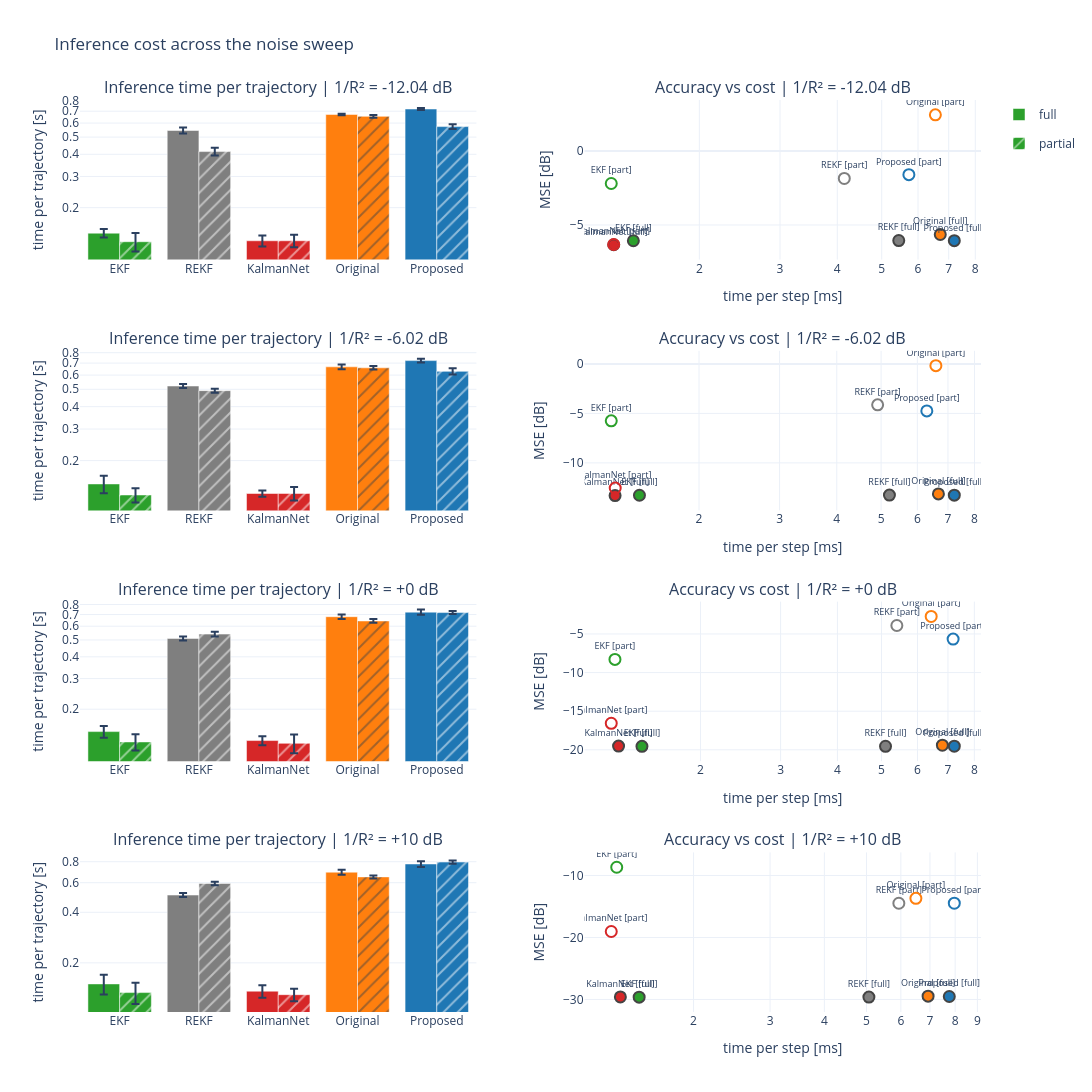

The notebook cell saved with this chart:
### Markdown cell above
## 11. Inference-Time Benchmark

MSE alone does not decide which estimator is deployable: the REKF family pays a **theta bisection at
every time step**, and the question is what that costs relative to KalmanNet, which has no bisection
at all. Measured at **every** noise level of the sweep, one row of panels per level: the recursion
cost itself depends on `T` and on the architecture rather than on the noise, so the rows also show
how stable that cost is — while the accuracy axis on the right does move with the noise.

### Code cell
random.seed(SEED)                      # the same sequences are timed for every method and level
time_idx = random.sample(range(N_T), min(N_TIME_SEQ, N_T))

timing_rows = []
for db in INV_R2_DB:
    ds = datasets[db]
    for scen in SCENARIOS:
        sysmdl = ds["sys"][scen]
        for method in METHODS:
            if method in LEARNED:
                pipeline, ckpt = make_pipeline(method, ds, scen, db)
                if pipeline is None:
                    print(f"{method:10s} [{scen}]: no checkpoint at {db:+g} dB -- skipped")
                    continue
            elif method == "REKF":
                rekf = build_rekf(sysmdl, ds["test_y"][0])
                rekf.c = torch.tensor(c_star[(scen, db)], device=DEVICE, dtype=torch.float32)

            times = []
            # EKFTest and Pipeline_EKF.NNTest also compute the std of the per-sequence MSE across
            # the batch; on a 1-sequence slice that is undefined -- and unused here, since only
            # comp_time is read -- so torch's degrees-of-freedom warning is silenced.
            with torch.no_grad(), warnings.catch_warnings():
                warnings.filterwarnings("ignore", message=r"std\(\): degrees of freedom")
                for k in tqdm(time_idx, desc=f"timing {method} [{scen} | {db:+g} dB]",
                              unit="traj", leave=False):
                    y, x = ds["test_y"][k:k + 1], ds["test_x"][k:k + 1]   # 1-sequence slice
                    if method == "EKF":
                        t0 = time.time()
                        with contextlib.redirect_stdout(io.StringIO()):   # see test_ekf
                            EKFTest(args, sysmdl, y, x)
                        times.append(time.time() - t0)
                    elif method == "REKF":
                        times.append(run_filter(rekf, y[0])[2])
                    else:
                        times.append(test_learned(pipeline, method, sysmdl, y, x, ckpt)[-1])

            times = np.asarray(times, dtype=np.float64)
            # Sec. 9 skipped exactly the combinations skipped above, so this lookup always hits.
            mse_db = results_df[(results_df["model"] == method) & (results_df["scenario"] == scen)
                                & (results_df["inv_r2_db"] == db)]["mse_db"].iloc[0]
            timing_rows.append({
                "model": method, "scenario": scen, "inv_r2_db": db,
                "time_per_traj_s": round(float(times.mean()), 4),
                "time_std_s": round(float(times.std(ddof=1)) if times.size > 1 else 0.0, 4),
                "time_per_step_ms": round(1e3 * float(times.mean()) / T, 3),
                "train_time_s": round(train_times.get((method, scen, db), float("nan")), 1),
                "mse_db": float(mse_db),
            })

timing_df = pd.DataFrame(timing_rows)
timing_df.to_csv(os.path.join(CKPT_DIR, "timing_focus.csv"), index=False)
print(timing_df.to_string(index=False))

if timing_df.empty:
    print("no timing measurements to draw")
else:
    # The same pair of panels repeated one row per noise level, stacked so the rows can be read
    # against each other. Only the levels that produced measurements get a row.
    timing_dbs = [db for db in INV_R2_DB if (timing_df["inv_r2_db"] == db).any()]
    fig = make_subplots(rows=len(timing_dbs), cols=2,
                        horizontal_spacing=0.12, vertical_spacing=0.10,
                        subplot_titles=[title for db in timing_dbs for title in
                                        (f"Inference time per trajectory | 1/R² = {db:+g} dB",
                                         f"Accuracy vs cost | 1/R² = {db:+g} dB")])

    for row, db in enumerate(timing_dbs, start=1):
        at_db = timing_df[timing_df["inv_r2_db"] == db]
        first = (row == 1)                    # the legend is drawn once for the whole figure

        # left: one bar group per method, one trace per scenario (hatched = partial information)
        for scen in SCENARIOS:
            d = at_db[at_db["scenario"] == scen]
            fig.add_trace(go.Bar(x=d["model"], y=d["time_per_traj_s"], name=scen,
                                 legendgroup=scen, showlegend=first,
                                 error_y=dict(type="data", array=d["time_std_s"], visible=True),
                                 marker=dict(color=[COLORS[m] for m in d["model"]],
                                             pattern_shape="" if scen == "full" else "/")),
                          row=row, col=1)

        # right: the same numbers as a trade-off -- MSE against the scale-free per-step cost. One
        # dot per (method, scenario), hollow for partial information; the text label carries the
        # identity and the hover names both coordinates as the averages they are.
        for rec in at_db.to_dict("records"):
            fig.add_trace(go.Scatter(
                x=[rec["time_per_step_ms"]], y=[rec["mse_db"]], mode="markers+text",
                text=[f"{rec['model']} [{rec['scenario'][:4]}]"], textposition="top center",
                textfont=dict(size=9), showlegend=False,
                marker=dict(symbol="circle" if rec["scenario"] == "full" else "circle-open",
                            size=11, color=COLORS[rec["model"]], line=dict(width=2)),
                hovertemplate=(f"<b>{rec['model']} [{rec['scenario']}]</b><br>"
                               f"mean time = %{{x:.3f}} ms/step ({len(time_idx)} sequences)<br>"
                               f"MSE = %{{y:.2f}} dB (mean over the test set)<extra></extra>")),
                row=row, col=2)

        fig.update_yaxes(title_text="time per trajectory [s]", type="log", row=row, col=1)
        fig.update_xaxes(title_text="time per step [ms]", type="log", row=row, col=2)
        fig.update_yaxes(title_text="MSE [dB]", row=row, col=2)

    fig.update_layout(title="Inference cost across the noise sweep", barmode="group",
                      height=430 * len(timing_dbs), width=1200, template="plotly_white")
    fig.show()

### Figure 1 — Plotly figure (JSON) as saved in the notebook; plotly's stock layout.template omitted (floating-point values rounded to 4 significant figures)
{"data": [{"error_y": {"array": [0.0079, 0.0213, 0.0094, 0.007, 0.0099], "type": "data", "visible": true}, "legendgroup": "full", "marker": {"color": ["#2ca02c", "#7f7f7f", "#d62728", "#ff7f0e", "#1f77b4"], "pattern": {"shape": ""}}, "name": "full", "showlegend": true, "type": "bar", "x": ["EKF", "REKF", "KalmanNet", "Original", "Proposed"], "xaxis": "x", "y": [0.1436, 0.5447, 0.1301, 0.671, 0.72], "yaxis": "y"}, {"error_y": {"array": [0.0155, 0.0205, 0.0106, 0.0115, 0.0171], "type": "data", "visible": true}, "legendgroup": "partial", "marker": {"color": ["#2ca02c", "#7f7f7f", "#d62728", "#ff7f0e", "#1f77b4"], "pattern": {"shape": "/"}}, "name": "partial", "showlegend": true, "type": "bar", "x": ["EKF", "REKF", "KalmanNet", "Original", "Proposed"], "xaxis": "x", "y": [0.1285, 0.4143, 0.1301, 0.6547, 0.5731], "yaxis": "y"}, {"hovertemplate": "<b>EKF [full]</b><br>mean time = %{x:.3f} ms/step (10 sequences)<br>MSE = %{y:.2f} dB (mean over the test set)<extra></extra>", "marker": {"color": "#2ca02c", "line": {"width": 2}, "size": 11, "symbol": "circle"}, "mode": "markers+text", "showlegend": false, "text": ["EKF [full]"], "textfont": {"size": 9}, "textposition": "top center", "type": "scatter", "x": [1.436], "xaxis": "x2", "y": [-6.065], "yaxis": "y2"}, {"hovertemplate": "<b>REKF [full]</b><br>mean time = %{x:.3f} ms/step (10 sequences)<br>MSE = %{y:.2f} dB (mean over the test set)<extra></extra>", "marker": {"color": "#7f7f7f", "line": {"width": 2}, "size": 11, "symbol": "circle"}, "mode": "markers+text", "showlegend": false, "text": ["REKF [full]"], "textfont": {"size": 9}, "textposition": "top center", "type": "scatter", "x": [5.447], "xaxis": "x2", "y": [-6.052], "yaxis": "y2"}, {"hovertemplate": "<b>KalmanNet [full]</b><br>mean time = %{x:.3f} ms/step (10 sequences)<br>MSE = %{y:.2f} dB (mean over the test set)<extra></extra>", "marker": {"color": "#d62728", "line": {"width": 2}, "size": 11, "symbol": "circle"}, "mode": "markers+text", "showlegend": false, "text": ["KalmanNet [full]"], "textfont": {"size": 9}, "textposition": "top center", "type": "scatter", "x": [1.301], "xaxis": "x2", "y": [-6.337], "yaxis": "y2"}, {"hovertemplate": "<b>Original [full]</b><br>mean time = %{x:.3f} ms/step (10 sequences)<br>MSE = %{y:.2f} dB (mean over the test set)<extra></extra>", "marker": {"color": "#ff7f0e", "line": {"width": 2}, "size": 11, "symbol": "circle"}, "mode": "markers+text", "showlegend": false, "text": ["Original [full]"], "textfont": {"size": 9}, "textposition": "top center", "type": "scatter", "x": [6.71], "xaxis": "x2", "y": [-5.645], "yaxis": "y2"}, {"hovertemplate": "<b>Proposed [full]</b><br>mean time = %{x:.3f} ms/step (10 sequences)<br>MSE = %{y:.2f} dB (mean over the test set)<extra></extra>", "marker": {"color": "#1f77b4", "line": {"width": 2}, "size": 11, "symbol": "circle"}, "mode": "markers+text", "showlegend": false, "text": ["Proposed [full]"], "textfont": {"size": 9}, "textposition": "top center", "type": "scatter", "x": [7.2], "xaxis": "x2", "y": [-6.061], "yaxis": "y2"}, {"hovertemplate": "<b>EKF [partial]</b><br>mean time = %{x:.3f} ms/step (10 sequences)<br>MSE = %{y:.2f} dB (mean over the test set)<extra></extra>", "marker": {"color": "#2ca02c", "line": {"width": 2}, "size": 11, "symbol": "circle-open"}, "mode": "markers+text", "showlegend": false, "text": ["EKF [part]"], "textfont": {"size": 9}, "textposition": "top center", "type": "scatter", "x": [1.285], "xaxis": "x2", "y": [-2.193], "yaxis": "y2"}, {"hovertemplate": "<b>REKF [partial]</b><br>mean time = %{x:.3f} ms/step (10 sequences)<br>MSE = %{y:.2f} dB (mean over the test set)<extra></extra>", "marker": {"color": "#7f7f7f", "line": {"width": 2}, "size": 11, "symbol": "circle-open"}, "mode": "markers+text", "showlegend": false, "text": ["REKF [part]"], "textfont": {"size": 9}, "textposition": "top center", "type": "scatter", "x": [4.143], "xaxis": "x2", "y": [-1.852], "yaxis": "y2"}, {"hovertemplate": "<b>KalmanNet [partial]</b><br>mean time = %{x:.3f} ms/step (10 sequences)<br>MSE = %{y:.2f} dB (mean over the test set)<extra></extra>", "marker": {"color": "#d62728", "line": {"width": 2}, "size": 11, "symbol": "circle-open"}, "mode": "markers+text", "showlegend": false, "text": ["KalmanNet [part]"], "textfont": {"size": 9}, "textposition": "top center", "type": "scatter", "x": [1.301], "xaxis": "x2", "y": [-6.319], "yaxis": "y2"}, {"hovertemplate": "<b>Original [partial]</b><br>mean time = %{x:.3f} ms/step (10 sequences)<br>MSE = %{y:.2f} dB (mean over the test set)<extra></extra>", "marker": {"color": "#ff7f0e", "line": {"width": 2}, "size": 11, "symbol": "circle-open"}, "mode": "markers+text", "showlegend": false, "text": ["Original [part]"], "textfont": {"size": 9}, "textposition": "top center", "type": "scatter", "x": [6.547], "xaxis": "x2", "y": [2.453], "yaxis": "y2"}, {"hovertemplate": "<b>Proposed [partial]</b><br>mean time = %{x:.3f} ms/step (10 sequences)<br>MSE = %{y:.2f} dB (mean over the test set)<extra></extra>", "marker": {"color": "#1f77b4", "line": {"width": 2}, "size": 11, "symbol": "circle-open"}, "mode": "markers+text", "showlegend": false, "text": ["Proposed [part]"], "textfont": {"size": 9}, "textposition": "top center", "type": "scatter", "x": [5.731], "xaxis": "x2", "y": [-1.593], "yaxis": "y2"}, {"error_y": {"array": [0.0166, 0.0137, 0.0053, 0.0203, 0.0172], "type": "data", "visible": true}, "legendgroup": "full", "marker": {"color": ["#2ca02c", "#7f7f7f", "#d62728", "#ff7f0e", "#1f77b4"], "pattern": {"shape": ""}}, "name": "full", "showlegend": false, "type": "bar", "x": ["EKF", "REKF", "KalmanNet", "Original", "Proposed"], "xaxis": "x3", "y": [0.1482, 0.5214, 0.1311, 0.6672, 0.7227], "yaxis": "y3"}, {"error_y": {"array": [0.0117, 0.0125, 0.0113, 0.0147, 0.0248], "type": "data", "visible": true}, "legendgroup": "partial", "marker": {"color": ["#2ca02c", "#7f7f7f", "#d62728", "#ff7f0e", "#1f77b4"], "pattern": {"shape": "/"}}, "name": "partial", "showlegend": false, "type": "bar", "x": ["EKF", "REKF", "KalmanNet", "Original", "Proposed"], "xaxis": "x3", "y": [0.1286, 0.4914, 0.1312, 0.6587, 0.6294], "yaxis": "y3"}, {"hovertemplate": "<b>EKF [full]</b><br>mean time = %{x:.3f} ms/step (10 sequences)<br>MSE = %{y:.2f} dB (mean over the test set)<extra></extra>", "marker": {"color": "#2ca02c", "line": {"width": 2}, "size": 11, "symbol": "circle"}, "mode": "markers+text", "showlegend": false, "text": ["EKF [full]"], "textfont": {"size": 9}, "textposition": "top center", "type": "scatter", "x": [1.482], "xaxis": "x4", "y": [-13.27], "yaxis": "y4"}, {"hovertemplate": "<b>REKF [full]</b><br>mean time = %{x:.3f} ms/step (10 sequences)<br>MSE = %{y:.2f} dB (mean over the test set)<extra></extra>", "marker": {"color": "#7f7f7f", "line": {"width": 2}, "size": 11, "symbol": "circle"}, "mode": "markers+text", "showlegend": false, "text": ["REKF [full]"], "textfont": {"size": 9}, "textposition": "top center", "type": "scatter", "x": [5.214], "xaxis": "x4", "y": [-13.26], "yaxis": "y4"}, {"hovertemplate": "<b>KalmanNet [full]</b><br>mean time = %{x:.3f} ms/step (10 sequences)<br>MSE = %{y:.2f} dB (mean over the test set)<extra></extra>", "marker": {"color": "#d62728", "line": {"width": 2}, "size": 11, "symbol": "circle"}, "mode": "markers+text", "showlegend": false, "text": ["KalmanNet [full]"], "textfont": {"size": 9}, "textposition": "top center", "type": "scatter", "x": [1.311], "xaxis": "x4", "y": [-13.3], "yaxis": "y4"}, {"hovertemplate": "<b>Original [full]</b><br>mean time = %{x:.3f} ms/step (10 sequences)<br>MSE = %{y:.2f} dB (mean over the test set)<extra></extra>", "marker": {"color": "#ff7f0e", "line": {"width": 2}, "size": 11, "symbol": "circle"}, "mode": "markers+text", "showlegend": false, "text": ["Original [full]"], "textfont": {"size": 9}, "textposition": "top center", "type": "scatter", "x": [6.672], "xaxis": "x4", "y": [-13.13], "yaxis": "y4"}, {"hovertemplate": "<b>Proposed [full]</b><br>mean time = %{x:.3f} ms/step (10 sequences)<br>MSE = %{y:.2f} dB (mean over the test set)<extra></extra>", "marker": {"color": "#1f77b4", "line": {"width": 2}, "size": 11, "symbol": "circle"}, "mode": "markers+text", "showlegend": false, "text": ["Proposed [full]"], "textfont": {"size": 9}, "textposition": "top center", "type": "scatter", "x": [7.227], "xaxis": "x4", "y": [-13.26], "yaxis": "y4"}, {"hovertemplate": "<b>EKF [partial]</b><br>mean time = %{x:.3f} ms/step (10 sequences)<br>MSE = %{y:.2f} dB (mean over the test set)<extra></extra>", "marker": {"color": "#2ca02c", "line": {"width": 2}, "size": 11, "symbol": "circle-open"}, "mode": "markers+text", "showlegend": false, "text": ["EKF [part]"], "textfont": {"size": 9}, "textposition": "top center", "type": "scatter", "x": [1.286], "xaxis": "x4", "y": [-5.749], "yaxis": "y4"}, {"hovertemplate": "<b>REKF [partial]</b><br>mean time = %{x:.3f} ms/step (10 sequences)<br>MSE = %{y:.2f} dB (mean over the test set)<extra></extra>", "marker": {"color": "#7f7f7f", "line": {"width": 2}, "size": 11, "symbol": "circle-open"}, "mode": "markers+text", "showlegend": false, "text": ["REKF [part]"], "textfont": {"size": 9}, "textposition": "top center", "type": "scatter", "x": [4.914], "xaxis": "x4", "y": [-4.133], "yaxis": "y4"}, {"hovertemplate": "<b>KalmanNet [partial]</b><br>mean time = %{x:.3f} ms/step (10 sequences)<br>MSE = %{y:.2f} dB (mean over the test set)<extra></extra>", "marker": {"color": "#d62728", "line": {"width": 2}, "size": 11, "symbol": "circle-open"}, "mode": "markers+text", "showlegend": false, "text": ["KalmanNet [part]"], "textfont": {"size": 9}, "textposition": "top center", "type": "scatter", "x": [1.312], "xaxis": "x4", "y": [-12.55], "yaxis": "y4"}, {"hovertemplate": "<b>Original [partial]</b><br>mean time = %{x:.3f} ms/step (10 sequences)<br>MSE = %{y:.2f} dB (mean over the test set)<extra></extra>", "marker": {"color": "#ff7f0e", "line": {"width": 2}, "size": 11, "symbol": "circle-open"}, "mode": "markers+text", "showlegend": false, "text": ["Original [part]"], "textfont": {"size": 9}, "textposition": "top center", "type": "scatter", "x": [6.587], "xaxis": "x4", "y": [-0.1755], "yaxis": "y4"}, {"hovertemplate": "<b>Proposed [partial]</b><br>mean time = %{x:.3f} ms/step (10 sequences)<br>MSE = %{y:.2f} dB (mean over the test set)<extra></extra>", "marker": {"color": "#1f77b4", "line": {"width": 2}, "size": 11, "symbol": "circle-open"}, "mode": "markers+text", "showlegend": false, "text": ["Proposed [part]"], "textfont": {"size": 9}, "textposition": "top center", "type": "scatter", "x": [6.294], "xaxis": "x4", "y": [-4.749], "yaxis": "y4"}, {"error_y": {"array": [0.0117, 0.0131, 0.0079, 0.0201, 0.0248], "type": "data", "visible": true}, "legendgroup": "full", "marker": {"color": ["#2ca02c", "#7f7f7f", "#d62728", "#ff7f0e", "#1f77b4"], "pattern": {"shape": ""}}, "name": "full", "showlegend": false, "type": "bar", "x": ["EKF", "REKF", "KalmanNet", "Original", "Proposed"], "xaxis": "x5", "y": [0.1487, 0.5103, 0.1321, 0.6805, 0.7228], "yaxis": "y5"}, {"error_y": {"array": [0.014, 0.0165, 0.0156, 0.016, 0.0145], "type": "data", "visible": true}, "legendgroup": "partial", "marker": {"color": ["#2ca02c", "#7f7f7f", "#d62728", "#ff7f0e", "#1f77b4"], "pattern": {"shape": "/"}}, "name": "partial", "showlegend": false, "type": "bar", "x": ["EKF", "REKF", "KalmanNet", "Original", "Proposed"], "xaxis": "x5", "y": [0.1297, 0.5404, 0.1273, 0.643, 0.7185], "yaxis": "y5"}, {"hovertemplate": "<b>EKF [full]</b><br>mean time = %{x:.3f} ms/step (10 sequences)<br>MSE = %{y:.2f} dB (mean over the test set)<extra></extra>", "marker": {"color": "#2ca02c", "line": {"width": 2}, "size": 11, "symbol": "circle"}, "mode": "markers+text", "showlegend": false, "text": ["EKF [full]"], "textfont": {"size": 9}, "textposition": "top center", "type": "scatter", "x": [1.487], "xaxis": "x6", "y": [-19.55], "yaxis": "y6"}, {"hovertemplate": "<b>REKF [full]</b><br>mean time = %{x:.3f} ms/step (10 sequences)<br>MSE = %{y:.2f} dB (mean over the test set)<extra></extra>", "marker": {"color": "#7f7f7f", "line": {"width": 2}, "size": 11, "symbol": "circle"}, "mode": "markers+text", "showlegend": false, "text": ["REKF [full]"], "textfont": {"size": 9}, "textposition": "top center", "type": "scatter", "x": [5.103], "xaxis": "x6", "y": [-19.54], "yaxis": "y6"}, {"hovertemplate": "<b>KalmanNet [full]</b><br>mean time = %{x:.3f} ms/step (10 sequences)<br>MSE = %{y:.2f} dB (mean over the test set)<extra></extra>", "marker": {"color": "#d62728", "line": {"width": 2}, "size": 11, "symbol": "circle"}, "mode": "markers+text", "showlegend": false, "text": ["KalmanNet [full]"], "textfont": {"size": 9}, "textposition": "top center", "type": "scatter", "x": [1.321], "xaxis": "x6", "y": [-19.52], "yaxis": "y6"}, {"hovertemplate": "<b>Original [full]</b><br>mean time = %{x:.3f} ms/step (10 sequences)<br>MSE = %{y:.2f} dB (mean over the test set)<extra></extra>", "marker": {"color": "#ff7f0e", "line": {"width": 2}, "size": 11, "symbol": "circle"}, "mode": "markers+text", "showlegend": false, "text": ["Original [full]"], "textfont": {"size": 9}, "textposition": "top center", "type": "scatter", "x": [6.805], "xaxis": "x6", "y": [-19.4], "yaxis": "y6"}, {"hovertemplate": "<b>Proposed [full]</b><br>mean time = %{x:.3f} ms/step (10 sequences)<br>MSE = %{y:.2f} dB (mean over the test set)<extra></extra>", "marker": {"color": "#1f77b4", "line": {"width": 2}, "size": 11, "symbol": "circle"}, "mode": "markers+text", "showlegend": false, "text": ["Proposed [full]"], "textfont": {"size": 9}, "textposition": "top center", "type": "scatter", "x": [7.228], "xaxis": "x6", "y": [-19.53], "yaxis": "y6"}, {"hovertemplate": "<b>EKF [partial]</b><br>mean time = %{x:.3f} ms/step (10 sequences)<br>MSE = %{y:.2f} dB (mean over the test set)<extra></extra>", "marker": {"color": "#2ca02c", "line": {"width": 2}, "size": 11, "symbol": "circle-open"}, "mode": "markers+text", "showlegend": false, "text": ["EKF [part]"], "textfont": {"size": 9}, "textposition": "top center", "type": "scatter", "x": [1.297], "xaxis": "x6", "y": [-8.291], "yaxis": "y6"}, {"hovertemplate": "<b>REKF [partial]</b><br>mean time = %{x:.3f} ms/step (10 sequences)<br>MSE = %{y:.2f} dB (mean over the test set)<extra></extra>", "marker": {"color": "#7f7f7f", "line": {"width": 2}, "size": 11, "symbol": "circle-open"}, "mode": "markers+text", "showlegend": false, "text": ["REKF [part]"], "textfont": {"size": 9}, "textposition": "top center", "type": "scatter", "x": [5.404], "xaxis": "x6", "y": [-3.905], "yaxis": "y6"}, {"hovertemplate": "<b>KalmanNet [partial]</b><br>mean time = %{x:.3f} ms/step (10 sequences)<br>MSE = %{y:.2f} dB (mean over the test set)<extra></extra>", "marker": {"color": "#d62728", "line": {"width": 2}, "size": 11, "symbol": "circle-open"}, "mode": "markers+text", "showlegend": false, "text": ["KalmanNet [part]"], "textfont": {"size": 9}, "textposition": "top center", "type": "scatter", "x": [1.273], "xaxis": "x6", "y": [-16.57], "yaxis": "y6"}, {"hovertemplate": "<b>Original [partial]</b><br>mean time = %{x:.3f} ms/step (10 sequences)<br>MSE = %{y:.2f} dB (mean over the test set)<extra></extra>", "marker": {"color": "#ff7f0e", "line": {"width": 2}, "size": 11, "symbol": "circle-open"}, "mode": "markers+text", "showlegend": false, "text": ["Original [part]"], "textfont": {"size": 9}, "textposition": "top center", "type": "scatter", "x": [6.43], "xaxis": "x6", "y": [-2.732], "yaxis": "y6"}, {"hovertemplate": "<b>Proposed [partial]</b><br>mean time = %{x:.3f} ms/step (10 sequences)<br>MSE = %{y:.2f} dB (mean over the test set)<extra></extra>", "marker": {"color": "#1f77b4", "line": {"width": 2}, "size": 11, "symbol": "circle-open"}, "mode": "markers+text", "showlegend": false, "text": ["Proposed [part]"], "textfont": {"size": 9}, "textposition": "top center", "type": "scatter", "x": [7.185], "xaxis": "x6", "y": [-5.659], "yaxis": "y6"}, {"error_y": {"array": [0.0201, 0.0137, 0.0115, 0.0236, 0.0304], "type": "data", "visible": true}, "legendgroup": "full", "marker": {"color": ["#2ca02c", "#7f7f7f", "#d62728", "#ff7f0e", "#1f77b4"], "pattern": {"shape": ""}}, "name": "full", "showlegend": false, "type": "bar", "x": ["EKF", "REKF", "KalmanNet", "Original", "Proposed"], "xaxis": "x7", "y": [0.1499, 0.5065, 0.1357, 0.6931, 0.7755], "yaxis": "y7"}, {"error_y": {"array": [0.0193, 0.0145, 0.011, 0.0136, 0.0183], "type": "data", "visible": true}, "legendgroup": "partial", "marker": {"color": ["#2ca02c", "#7f7f7f", "#d62728", "#ff7f0e", "#1f77b4"], "pattern": {"shape": "/"}}, "name": "partial", "showlegend": false, "type": "bar", "x": ["EKF", "REKF", "KalmanNet", "Original", "Proposed"], "xaxis": "x7", "y": [0.1331, 0.5936, 0.1293, 0.6497, 0.7964], "yaxis": "y7"}, {"hovertemplate": "<b>EKF [full]</b><br>mean time = %{x:.3f} ms/step (10 sequences)<br>MSE = %{y:.2f} dB (mean over the test set)<extra></extra>", "marker": {"color": "#2ca02c", "line": {"width": 2}, "size": 11, "symbol": "circle"}, "mode": "markers+text", "showlegend": false, "text": ["EKF [full]"], "textfont": {"size": 9}, "textposition": "top center", "type": "scatter", "x": [1.499], "xaxis": "x8", "y": [-29.63], "yaxis": "y8"}, {"hovertemplate": "<b>REKF [full]</b><br>mean time = %{x:.3f} ms/step (10 sequences)<br>MSE = %{y:.2f} dB (mean over the test set)<extra></extra>", "marker": {"color": "#7f7f7f", "line": {"width": 2}, "size": 11, "symbol": "circle"}, "mode": "markers+text", "showlegend": false, "text": ["REKF [full]"], "textfont": {"size": 9}, "textposition": "top center", "type": "scatter", "x": [5.065], "xaxis": "x8", "y": [-29.62], "yaxis": "y8"}, {"hovertemplate": "<b>KalmanNet [full]</b><br>mean time = %{x:.3f} ms/step (10 sequences)<br>MSE = %{y:.2f} dB (mean over the test set)<extra></extra>", "marker": {"color": "#d62728", "line": {"width": 2}, "size": 11, "symbol": "circle"}, "mode": "markers+text", "showlegend": false, "text": ["KalmanNet [full]"], "textfont": {"size": 9}, "textposition": "top center", "type": "scatter", "x": [1.357], "xaxis": "x8", "y": [-29.6], "yaxis": "y8"}, {"hovertemplate": "<b>Original [full]</b><br>mean time = %{x:.3f} ms/step (10 sequences)<br>MSE = %{y:.2f} dB (mean over the test set)<extra></extra>", "marker": {"color": "#ff7f0e", "line": {"width": 2}, "size": 11, "symbol": "circle"}, "mode": "markers+text", "showlegend": false, "text": ["Original [full]"], "textfont": {"size": 9}, "textposition": "top center", "type": "scatter", "x": [6.931], "xaxis": "x8", "y": [-29.47], "yaxis": "y8"}, {"hovertemplate": "<b>Proposed [full]</b><br>mean time = %{x:.3f} ms/step (10 sequences)<br>MSE = %{y:.2f} dB (mean over the test set)<extra></extra>", "marker": {"color": "#1f77b4", "line": {"width": 2}, "size": 11, "symbol": "circle"}, "mode": "markers+text", "showlegend": false, "text": ["Proposed [full]"], "textfont": {"size": 9}, "textposition": "top center", "type": "scatter", "x": [7.755], "xaxis": "x8", "y": [-29.52], "yaxis": "y8"}, {"hovertemplate": "<b>EKF [partial]</b><br>mean time = %{x:.3f} ms/step (10 sequences)<br>MSE = %{y:.2f} dB (mean over the test set)<extra></extra>", "marker": {"color": "#2ca02c", "line": {"width": 2}, "size": 11, "symbol": "circle-open"}, "mode": "markers+text", "showlegend": false, "text": ["EKF [part]"], "textfont": {"size": 9}, "textposition": "top center", "type": "scatter", "x": [1.331], "xaxis": "x8", "y": [-8.667], "yaxis": "y8"}, {"hovertemplate": "<b>REKF [partial]</b><br>mean time = %{x:.3f} ms/step (10 sequences)<br>MSE = %{y:.2f} dB (mean over the test set)<extra></extra>", "marker": {"color": "#7f7f7f", "line": {"width": 2}, "size": 11, "symbol": "circle-open"}, "mode": "markers+text", "showlegend": false, "text": ["REKF [part]"], "textfont": {"size": 9}, "textposition": "top center", "type": "scatter", "x": [5.936], "xaxis": "x8", "y": [-14.48], "yaxis": "y8"}, {"hovertemplate": "<b>KalmanNet [partial]</b><br>mean time = %{x:.3f} ms/step (10 sequences)<br>MSE = %{y:.2f} dB (mean over the test set)<extra></extra>", "marker": {"color": "#d62728", "line": {"width": 2}, "size": 11, "symbol": "circle-open"}, "mode": "markers+text", "showlegend": false, "text": ["KalmanNet [part]"], "textfont": {"size": 9}, "textposition": "top center", "type": "scatter", "x": [1.293], "xaxis": "x8", "y": [-19.04], "yaxis": "y8"}, {"hovertemplate": "<b>Original [partial]</b><br>mean time = %{x:.3f} ms/step (10 sequences)<br>MSE = %{y:.2f} dB (mean over the test set)<extra></extra>", "marker": {"color": "#ff7f0e", "line": {"width": 2}, "size": 11, "symbol": "circle-open"}, "mode": "markers+text", "showlegend": false, "text": ["Original [part]"], "textfont": {"size": 9}, "textposition": "top center", "type": "scatter", "x": [6.497], "xaxis": "x8", "y": [-13.69], "yaxis": "y8"}, {"hovertemplate": "<b>Proposed [partial]</b><br>mean time = %{x:.3f} ms/step (10 sequences)<br>MSE = %{y:.2f} dB (mean over the test set)<extra></extra>", "marker": {"color": "#1f77b4", "line": {"width": 2}, "size": 11, "symbol": "circle-open"}, "mode": "markers+text", "showlegend": false, "text": ["Proposed [part]"], "textfont": {"size": 9}, "textposition": "top center", "type": "scatter", "x": [7.964], "xaxis": "x8", "y": [-14.47], "yaxis": "y8"}], "layout": {"annotations": [{"font": {"size": 16}, "showarrow": false, "text": "Inference time per trajectory | 1/R² = -12.04 dB", "x": 0.22, "xanchor": "center", "xref": "paper", "y": 1, "yanchor": "bottom", "yref": "paper"}, {"font": {"size": 16}, "showarrow": false, "text": "Accuracy vs cost | 1/R² = -12.04 dB", "x": 0.78, "xanchor": "center", "xref": "paper", "y": 1, "yanchor": "bottom", "yref": "paper"}, {"font": {"size": 16}, "showarrow": false, "text": "Inference time per trajectory | 1/R² = -6.02 dB", "x": 0.22, "xanchor": "center", "xref": "paper", "y": 0.725, "yanchor": "bottom", "yref": "paper"}, {"font": {"size": 16}, "showarrow": false, "text": "Accuracy vs cost | 1/R² = -6.02 dB", "x": 0.78, "xanchor": "center", "xref": "paper", "y": 0.725, "yanchor": "bottom", "yref": "paper"}, {"font": {"size": 16}, "showarrow": false, "text": "Inference time per trajectory | 1/R² = +0 dB", "x": 0.22, "xanchor": "center", "xref": "paper", "y": 0.45, "yanchor": "bottom", "yref": "paper"}, {"font": {"size": 16}, "showarrow": false, "text": "Accuracy vs cost | 1/R² = +0 dB", "x": 0.78, "xanchor": "center", "xref": "paper", "y": 0.45, "yanchor": "bottom", "yref": "paper"}, {"font": {"size": 16}, "showarrow": false, "text": "Inference time per trajectory | 1/R² = +10 dB", "x": 0.22, "xanchor": "center", "xref": "paper", "y": 0.175, "yanchor": "bottom", "yref": "paper"}, {"font": {"size": 16}, "showarrow": false, "text": "Accuracy vs cost | 1/R² = +10 dB", "x": 0.78, "xanchor": "center", "xref": "paper", "y": 0.175, "yanchor": "bottom", "yref": "paper"}], "barmode": "group", "height": 1720, "title": {"text": "Inference cost across the noise sweep"}, "width": 1200, "xaxis": {"anchor": "y", "domain": [0, 0.44]}, "xaxis2": {"anchor": "y2", "domain": [0.56, 1], "title": {"text": "time per step [ms]"}, "type": "log"}, "xaxis3": {"anchor": "y3", "domain": [0, 0.44]}, "xaxis4": {"anchor": "y4", "domain": [0.56, 1], "title": {"text": "time per step [ms]"}, "type": "log"}, "xaxis5": {"anchor": "y5", "domain": [0, 0.44]}, "xaxis6": {"anchor": "y6", "domain": [0.56, 1], "title": {"text": "time per step [ms]"}, "type": "log"}, "xaxis7": {"anchor": "y7", "domain": [0, 0.44]}, "xaxis8": {"anchor": "y8", "domain": [0.56, 1], "title": {"text": "time per step [ms]"}, "type": "log"}, "yaxis": {"anchor": "x", "domain": [0.825, 1], "title": {"text": "time per trajectory [s]"}, "type": "log"}, "yaxis2": {"anchor": "x2", "domain": [0.825, 1], "title": {"text": "MSE [dB]"}}, "yaxis3": {"anchor": "x3", "domain": [0.55, 0.725], "title": {"text": "time per trajectory [s]"}, "type": "log"}, "yaxis4": {"anchor": "x4", "domain": [0.55, 0.725], "title": {"text": "MSE [dB]"}}, "yaxis5": {"anchor": "x5", "domain": [0.275, 0.45], "title": {"text": "time per trajectory [s]"}, "type": "log"}, "yaxis6": {"anchor": "x6", "domain": [0.275, 0.45], "title": {"text": "MSE [dB]"}}, "yaxis7": {"anchor": "x7", "domain": [0, 0.175], "title": {"text": "time per trajectory [s]"}, "type": "log"}, "yaxis8": {"anchor": "x8", "domain": [0, 0.175], "title": {"text": "MSE [dB]"}}}}
